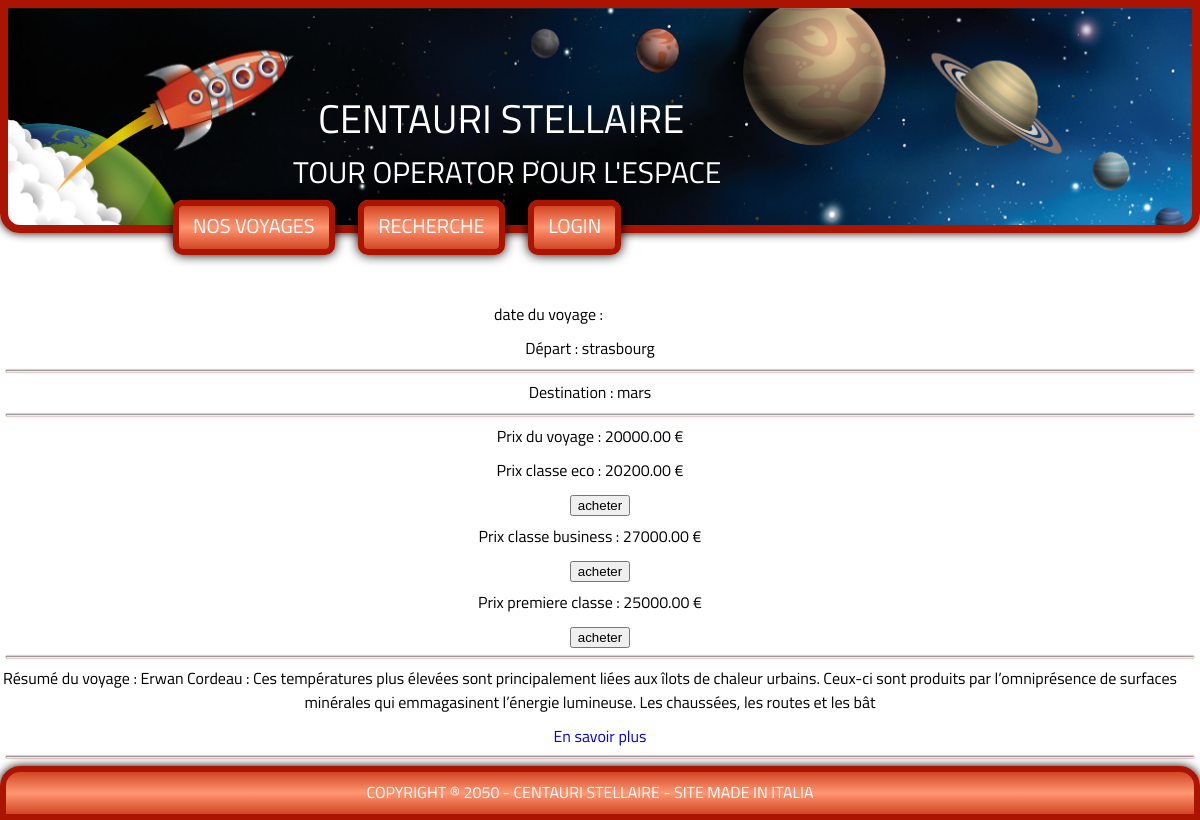
Screenshot of /index.php?page=tarif&id=7 with the database file from the repository.
### tables this page shows
CREATE TABLE IF NOT EXISTS `voyage` (
  `id` int(10) unsigned NOT NULL AUTO_INCREMENT,
  `destination` varchar(255) NOT NULL,
  `depart` varchar(255) NOT NULL,
  `nom` varchar(127) NOT NULL,
  `resume` varchar(255) NOT NULL,
  `date` date NOT NULL,
  `prix` int(10) unsigned NOT NULL,
  `classe_eco` int(6) unsigned NOT NULL,
  `classe_business` int(6) unsigned NOT NULL,
  `premiere_classe` int(6) unsigned NOT NULL,
  `url` varchar(255) NOT NULL,
  PRIMARY KEY (`id`)
);

### views/content.phtml (called while the page is built)
<?php require 'apps/'.$page.'.php'; ?>

### apps/content.php (called while the page is built)
<?php require 'views/content.phtml';?>

### apps/skel.php (called while the page is built)
<?php require 'views/skel.phtml'; ?>

### index.php (called while the page is built, shortened)
<?php
	require 'apps/skel.php';
?>

### views/tarif.phtml (the view, shortened to what this page needs)
<form method="post" action="index.php?page=pdf">
<h1 style="color:#000;"><?=htmlentities($voyage['nom'])?></h1>
<p class="lead">
    date du voyage : <a href="#"><?=htmlentities($voyage['date'])?></a>
</p>
<p>Départ : <span class="glyphicon glyphicon-qrcode"></span><?=htmlentities($voyage['depart'])?></p>
<hr>
<p>Destination : <span class="glyphicon glyphicon-time"></span><?=htmlentities($voyage['destination'])?></p>
<hr>
<p>Prix du voyage : <?=htmlentities($voyage['prix']) . ".00 €" ?></p>
	<p>Prix classe eco : <?=htmlentities($voyage["classe_eco"]). ".00 €"?></p>
	<button type="submit">acheter</button>
	<p>Prix classe business : <?=htmlentities($voyage["classe_business"]). ".00 €"?></p>
	<button type="submit">acheter</button>
	<p>Prix premiere classe : <?=htmlentities($voyage["premiere_classe"]). ".00 €"?></p>
	<button type="submit" name="premiere_classe" value="1">acheter</button>
<hr>
<p>Résumé du voyage : <?=htmlentities($voyage['resume'])?></p>
<a class="btn btn-primary" href="index.php?page=article&id=<?=htmlentities($voyage["destination"])?>">En savoir plus</a>
<hr>
</form>

### public/styles/style.css (style rules this page uses)
body { font-family: "Titillium Web", Arial, helvetica, sans-serif, serif; margin: 0; text-align: center; background: black; background-repeat:no-repeat; -webkit-background-size: cover; -moz-background-size: cover; -o-background-size: cover; background-size: cover; background-position: center; }
* { box-sizing: border-box; }
h1, h2 { text-align: left; margin:0; font-style: ; }
h1 { font-weight: normal; font-size: 40px; color: #fff !important; margin-left: 25px; }
p { margin: 8px 20px 10px 0px; }
a { text-decoration: none; }
hr { color:rgb(250,100,100); width: 99%; box-shadow: 0px 0px 0.1em rgb(140,0,0); }
p a { font-size: 15px; font-weight: bolder; color: white; text-decoration: none; }

### rows the page displays
voyage: depart "strasbourg", destination "mars", prix "20000", resume "Erwan Cordeau : Ces températures plus élevées sont principalement liées aux îlots de chaleur urbains. Ceux-ci sont produits par l’omniprésence de surfaces minérales qui emmagasinent l’énergie lumineuse. Les chaussées, les routes et les bât"

### other values shown
$voyage["classe_eco"] "20200"
$voyage["classe_business"] "27000"
$voyage["premiere_classe"] "25000"
